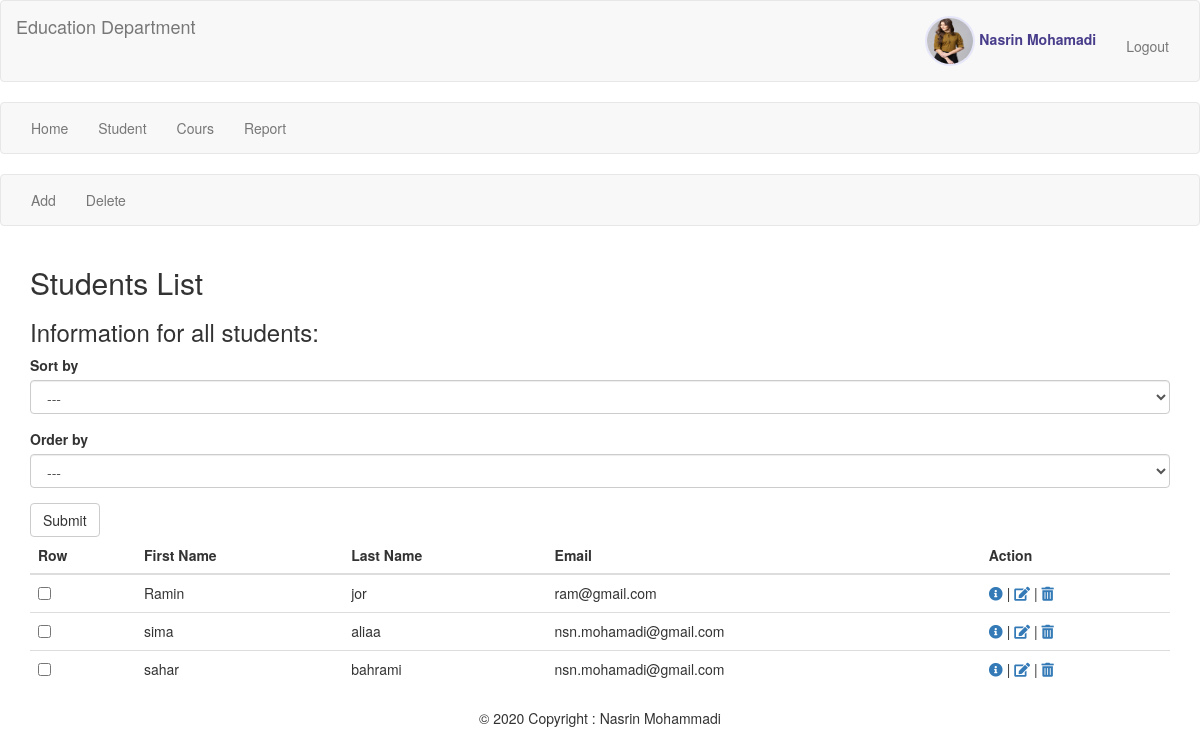
The page /index.php?action=student_list (signed in) on the database its author committed.
### tables this page shows
CREATE TABLE `student` (
  `id_student` int(6) NOT NULL,
  `firstName` varchar(30) NOT NULL,
  `lastName` varchar(30) NOT NULL,
  `birthday` date DEFAULT NULL,
  `gender` varchar(1) DEFAULT NULL,
  `email` varchar(50) DEFAULT NULL,
  `phone` varchar(10) DEFAULT NULL,
  `update_at` timestamp NOT NULL DEFAULT CURRENT_TIMESTAMP ON UPDATE CURRENT_TIMESTAMP,
  `create_at` timestamp NOT NULL DEFAULT CURRENT_TIMESTAMP
);

### model/student/student_model.php (called while the page is built, shortened)
<?php
class Student{
	public function studentList($array=null){
		global $conn;
		if ( isset($array["order"]) && $array["order"] !== "" && $array !== null )   {
			$order = $array["order"];
		}else{
			$order = "asc";
		}
		if ( isset($array["sort"]) && $array["sort"] !== "" && $array !== null ) {
			$sort = $array["sort"];
		}else{
			$sort = "id_student";
		}
		$sql = "select * from student order by ".$sort." ".$order." ;";
		$result = $conn->query($sql);
		$myData = [];
		if ($result->num_rows > 0) {
		  while($row = $result->fetch_assoc()) {
		    $myData[] = $row;
		  }
		}
		return $myData;
	}
}

### html/student/student_list.php (the view, shortened to what this page needs)
<?php require_once "menu/menu_action.php"; ?>
<div class="container">
  <h2>Students List</h2>
  <p><h3>Information for all students:</h3></p>
  <form action="index.php?action=student_list" method="POST">
    <div class="form-group">
      <label>Sort by</label>
      <select class="form-control" name="sort">
        <option value="">---</option>
      </select>
    </div>
    <div class="form-group">
      <label>Order by</label>
      <select class="form-control" name="order">
        <option value="">---</option>
      </select>
    </div>
    <button type="submit" class="btn btn-default">Submit</button>
  </form>
  <form action="index.php?action=delete_selected" method="POST" class="delete-form">
    <table class="table">
      <thead>
        <tr>
          <th>Row</th>
          <th>First Name</th>
          <th>Last Name</th>
          <th>Email</th>
          <th>Action</th>
        </tr>
      </thead>
      <tbody>
        <?php foreach ($students as $key => $value) { ?>
        <tr>
          <td><input type="checkbox"  name="row[]" value=<?= $value["id_student"] ?>></td>
          <td><?= $value["firstName"] ?></td>
          <td><?= $value["lastName"] ?></td>
          <td><?= $value["email"] ?></td>
          <td><a href="index.php?action=student_detail&id=<?= $value["id_student"] ?>" class="detail" data-id="<?= $value["id_student"] ?>">
                <i class="fas fa-info-circle"></i>
              </a> |
              <a href="index.php?action=student_edit&id=<?= $value["id_student"] ?>" class="modify" data-id="<?= $value["id_student"] ?>">
                <i class="fas fa-edit"></i>
              </a> |
              <a href="index.php?action=student_delete&id=<?= $value["id_student"] ?>" class="delete">
                <i class="fas fa-trash-alt"></i>
              </a>
          </td>
        </tr>
        <?php } ?>
      </tbody>
    </table>
  </form>
</div>

### assets/css/_student.css (style rules this page uses)
body { background-color: #9ACD32; color: red; }

### rows shown on the page
student: firstName "Ramin", lastName "jor", email "ram@gmail.com"
student: firstName "sima", lastName "aliaa", email "nsn.mohamadi@gmail.com"
student: firstName "sahar", lastName "bahrami", email "nsn.mohamadi@gmail.com"

### other values the page prints
$_SESSION["user"]["firstName"] "Nasrin"
$_SESSION["user"]["lastName"] "Mohamadi"
